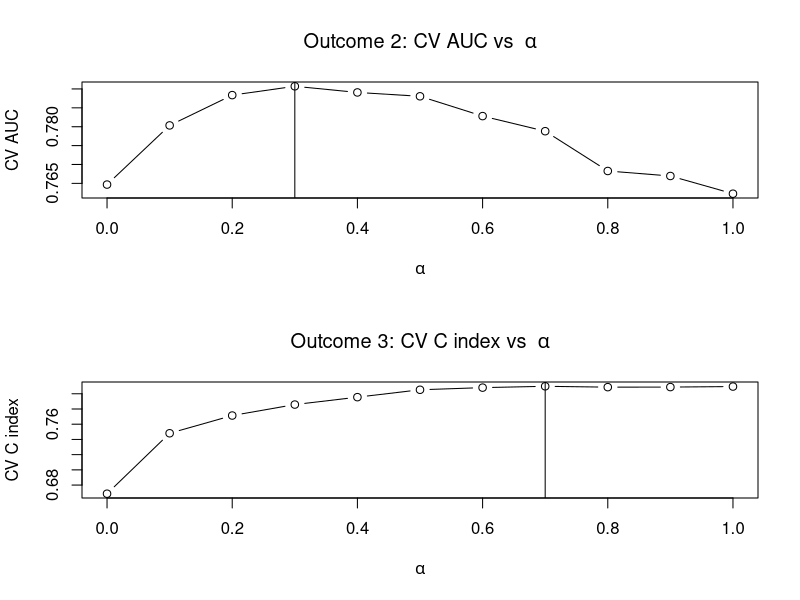

Source code (R):
## ---- chunk 1
knitr::opts_chunk$set(
  collapse = TRUE,
  comment = "#>"
)

need <- c("glmnet", "survival")
ok <- vapply(need, requireNamespace, quietly = TRUE, FUN.VALUE = logical(1))
if (!all(ok)) {
  knitr::knit_exit()  
}
## ---- chunk 2
require(glmnet)
require(survival)
## ---- chunk 3
set.seed(1234)

# Define constants
n = 600          # Total number of samples
ntrain = 300     # Number of training samples
p = 50           # Number of features

# Define covariates     
x = matrix(rnorm(n*p), n, p)

# y1: continuous response
beta1 = c(rep(.5, 10), rep(0, p-10))
y1 = x %*% beta1 + rnorm(n)

# y2: binomial response
beta2 = runif(p, min = 0.5, max = 1) * beta1  # Shared with group 1
beta2 = beta2 + c(rep(0, 10), 
                  runif(5, min = 0, max = 0.5), 
                  rep(0, p-15)) # Individual
y2 = rbinom(n, 1, prob = 1/(1 + exp(-x %*% beta2)))

# y3: survival response
beta3 = beta1  # Shared with group 1
beta3 = beta3 + c(rep(0, 10), 
                  runif(5, min = -0.1, max = 0.1),
                  rep(0, p-15)) # Individual
y3.true = - log(runif(n)) / exp(x %*% beta3)
y3.cens = runif(n)
y3 = Surv(pmin(y3.true, y3.cens), y3.true <= y3.cens)

# Split into train and test
xtest = x[-(1:ntrain), ]
y1test = y1[-(1:ntrain)]
y2test = y2[-(1:ntrain)]
y3test = y3[-(1:ntrain), ]

x = x[1:ntrain, ]
y1 = y1[1:ntrain]
y2 = y2[1:ntrain]
y3 = y3[1:ntrain, ]

# Define training folds
nfolds = 10
foldid = sample(rep(1:10, trunc(nrow(x)/nfolds)+1))[1:nrow(x)]
## ---- chunk 4
y1_fit = cv.glmnet(x, y1, keep=TRUE, foldid = foldid)

train_offset = y1_fit$fit.preval[, y1_fit$lambda == y1_fit$lambda.1se]
support = which(coef(y1_fit, s = y1_fit$lambda.1se)[-1] != 0)
## ---- chunk 5
cv.error.y2 = cv.error.y3 = NULL
alphalist = seq(0, 1, length.out = 11)

for(alpha in alphalist){
  pf = rep(1/alpha, p)
  pf[support] = 1
  
  offset = (1 - alpha) * train_offset
    
  y2_fit = cv.glmnet(x, y2, 
                     foldid = foldid,
                     offset = offset,
                     penalty.factor = pf,
                     family = "binomial",
                     type.measure = "auc")
  cv.error.y2 = c(cv.error.y2, max(y2_fit$cvm))
  
  y3_fit = cv.glmnet(x, y3, 
                     foldid = foldid,
                     offset = offset,
                     penalty.factor = pf,
                     family = "cox",
                     type.measure = "C")
  cv.error.y3 = c(cv.error.y3, max(y3_fit$cvm))
}
## ---- chunk 6
par(mfrow = c(2, 1))
plot(alphalist, cv.error.y2, type = "b",
     main = bquote("Outcome 2: CV AUC vs " ~ alpha),
     xlab = expression(alpha),
     ylab = "CV AUC")
abline(v = alphalist[which.max(cv.error.y2)])

plot(alphalist, cv.error.y3, type = "b",
     main = bquote("Outcome 3: CV C index vs " ~ alpha),
     xlab = expression(alpha),
     ylab = "CV C index")
abline(v = alphalist[which.max(cv.error.y3)])
## ---- chunk 7
############################################################
# Model for y2:
############################################################
best.alpha.y2 = alphalist[which.max(cv.error.y2)]
pf = rep(1/best.alpha.y2, p); pf[support] = 1

y2_fit = cv.glmnet(x, y2, 
                   foldid = foldid,
                   offset = (1-best.alpha.y2) * train_offset,
                   penalty.factor = pf,
                   family = "binomial",
                   type.measure = "auc")

############################################################
# Repeat for y3:
############################################################
best.alpha.y3 = alphalist[which.max(cv.error.y3)]
pf = rep(1/best.alpha.y3, p); pf[support] = 1

y3_fit = cv.glmnet(x, y3, 
                   foldid = foldid,
                   offset = (1-best.alpha.y3) * train_offset,
                   penalty.factor = pf,
                   family = "cox", 
                   type.measure = "C")
## ---- chunk 8
y2_fit_no_pretrain = cv.glmnet(x, y2, foldid = foldid, 
                               family = "binomial", type.measure = "auc")

y3_fit_no_pretrain = cv.glmnet(x, y3, 
                               foldid = foldid, 
                               family = "cox", type.measure = "C")
## ---- chunk 9
testoffset = predict(y1_fit, xtest, s = "lambda.1se")

cat("Model 2 AUC with pretraining:", 
    round(assess.glmnet(y2_fit, xtest, newy = y2test, 
                        newoffset = (1 - best.alpha.y2) * testoffset)$auc, 2),
    fill=TRUE)

cat("Model 2 AUC without pretraining:", 
    round(assess.glmnet(y2_fit_no_pretrain, xtest, newy = y2test)$auc, 2)
    )
## ---- chunk 10
cat("Model 3 C-index with pretraining:", 
    round(assess.glmnet(y3_fit, xtest, newy = y3test, 
                        newoffset = (1 - best.alpha.y3) * testoffset)$C, 2))

cat("Model 3 C-index without pretraining:", 
    round(assess.glmnet(y3_fit_no_pretrain, xtest, newy = y3test)$C, 2)
    )
